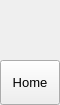
        <widget class="QFrame" name="leftMenuBg">
         <property name="minimumSize">
          <size>
           <width>60</width>
           <height>0</height>
          </size>
         </property>
         <property name="maximumSize">
          <size>
           <width>60</width>
           <height>16777215</height>
          </size>
         </property>
         <property name="frameShape">
          <enum>QFrame::NoFrame</enum>
         </property>
         <property name="frameShadow">
          <enum>QFrame::Raised</enum>
         </property>
         <layout class="QVBoxLayout" name="verticalLayout_3">
          <property name="spacing">
           <number>0</number>
          </property>
          <property name="leftMargin">
           <number>0</number>
          </property>
          <property name="topMargin">
           <number>0</number>
          </property>
          <property name="rightMargin">
           <number>0</number>
          </property>
          <property name="bottomMargin">
           <number>0</number>
          </property>
          <item>
           <widget class="QFrame" name="topLogoInfo">
            <property name="minimumSize">
             <size>
              <width>0</width>
              <height>60</height>
             </size>
            </property>
            <property name="maximumSize">
             <size>
              <width>16777215</width>
              <height>60</height>
             </size>
            </property>
            <property name="frameShape">
             <enum>QFrame::NoFrame</enum>
            </property>
            <property name="frameShadow">
             <enum>QFrame::Raised</enum>
            </property>
            <widget class="QFrame" name="topLogo">
             <property name="geometry">
              <rect>
               <x>5</x>
               <y>5</y>
               <width>50</width>
               <height>50</height>
              </rect>
             </property>
             <property name="minimumSize">
              <size>
               <width>50</width>
               <height>50</height>
              </size>
             </property>
             <property name="maximumSize">
              <size>
               <width>50</width>
               <height>50</height>
              </size>
             </property>
             <property name="autoFillBackground">
              <bool>false</bool>
             </property>
             <property name="styleSheet">
              <string notr="true">background-image: url(:/images/images/images/Picture3.png);</string>
             </property>
             <property name="frameShape">
              <enum>QFrame::NoFrame</enum>
             </property>
             <property name="frameShadow">
              <enum>QFrame::Raised</enum>
             </property>
            </widget>
           </widget>
          </item>
          <item>
           <widget class="QFrame" name="leftMenuFrame">
            <property name="frameShape">
             <enum>QFrame::NoFrame</enum>
            </property>
            <property name="frameShadow">
             <enum>QFrame::Raised</enum>
            </property>
            <layout class="QVBoxLayout" name="verticalMenuLayout">
             <property name="spacing">
              <number>0</number>
             </property>
             <property name="leftMargin">
              <number>0</number>
             </property>
             <property name="topMargin">
              <number>0</number>
             </property>
             <property name="rightMargin">
              <number>0</number>
             </property>
             <property name="bottomMargin">
              <number>0</number>
             </property>
             <item alignment="Qt::AlignTop">
              <widget class="QFrame" name="topMenu">
               <property name="frameShape">
                <enum>QFrame::NoFrame</enum>
               </property>
               <property name="frameShadow">
                <enum>QFrame::Raised</enum>
               </property>
               <layout class="QVBoxLayout" name="verticalLayout_8">
                <property name="spacing">
                 <number>0</number>
                </property>
                <property name="leftMargin">
                 <number>0</number>
                </property>
                <property name="topMargin">
                 <number>0</number>
                </property>
                <property name="rightMargin">
                 <number>0</number>
                </property>
                <property name="bottomMargin">
                 <number>0</number>
                </property>
                <item>
                 <widget class="QPushButton" name="btn_home">
                  <property name="sizePolicy">
                   <sizepolicy hsizetype="Expanding" vsizetype="Fixed">
                    <horstretch>0</horstretch>
                    <verstretch>0</verstretch>
                   </sizepolicy>
                  </property>
                  <property name="minimumSize">
                   <size>
                    <width>0</width>
                    <height>45</height>
                   </size>
                  </property>
                  <property name="font">
                   <font>
                    <family>Segoe UI</family>
                    <pointsize>10</pointsize>
                    <weight>50</weight>
                    <italic>false</italic>
                    <bold>false</bold>
                   </font>
                  </property>
                  <property name="cursor">
                   <cursorShape>PointingHandCursor</cursorShape>
                  </property>
                  <property name="layoutDirection">
                   <enum>Qt::LeftToRight</enum>
                  </property>
                  <property name="styleSheet">
                   <string notr="true">background-image: url(:/icons/images/icons/cil-home.png);</string>
                  </property>
                  <property name="text">
                   <string>Home</string>
                  </property>
                 </widget>
                </item>
               </layout>
              </widget>
             </item>
            </layout>
           </widget>
          </item>
         </layout>
        </widget>
